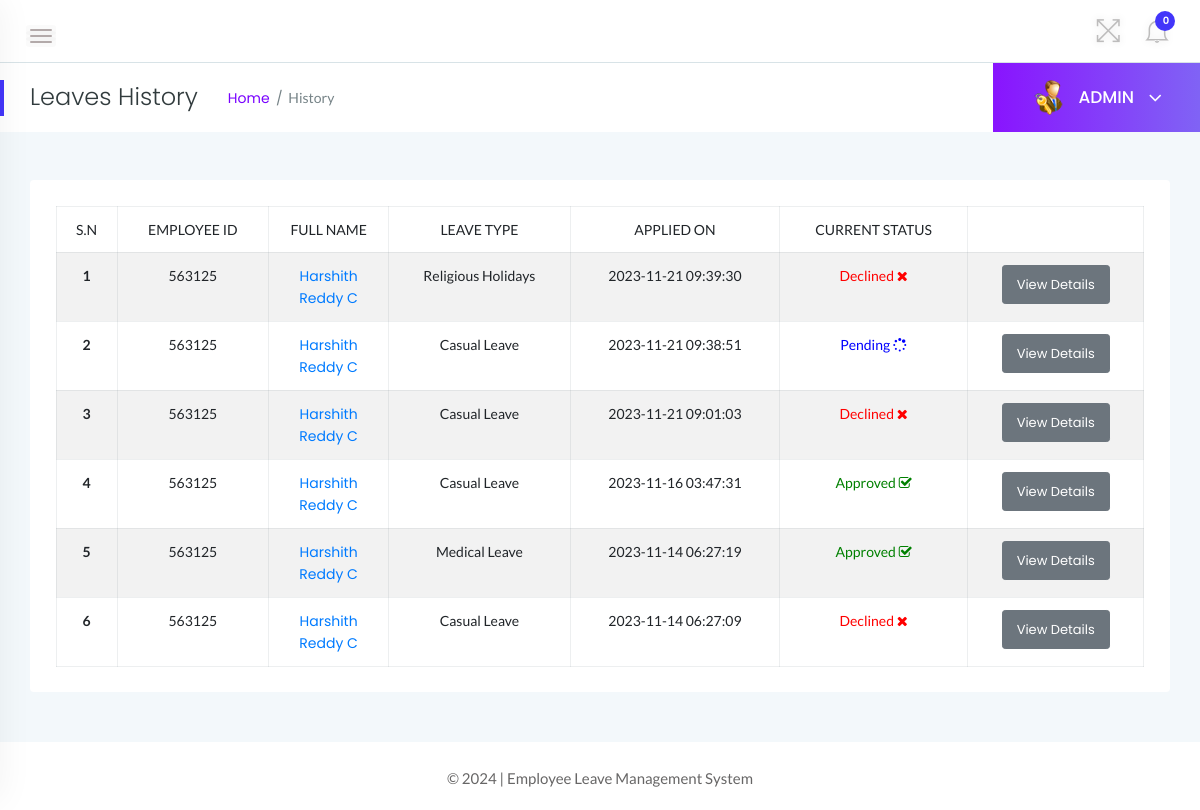
The page /admin/leave-history.php (signed in) on the database its author committed.
### tables this page shows
CREATE TABLE `tblleaves` (
  `id` int(11) NOT NULL,
  `LeaveType` varchar(110) NOT NULL,
  `ToDate` varchar(120) NOT NULL,
  `FromDate` varchar(120) NOT NULL,
  `Description` mediumtext NOT NULL,
  `PostingDate` timestamp NOT NULL DEFAULT current_timestamp(),
  `AdminRemark` mediumtext DEFAULT NULL,
  `AdminRemarkDate` varchar(120) DEFAULT NULL,
  `Status` int(1) NOT NULL,
  `IsRead` int(1) NOT NULL,
  `empid` int(11) DEFAULT NULL
);

CREATE TABLE `tblemployees` (
  `id` int(11) NOT NULL,
  `EmpId` varchar(100) NOT NULL,
  `FirstName` varchar(150) NOT NULL,
  `LastName` varchar(150) NOT NULL,
  `EmailId` varchar(200) NOT NULL,
  `Password` varchar(180) NOT NULL,
  `Gender` varchar(100) NOT NULL,
  `Dob` varchar(100) NOT NULL,
  `Department` varchar(255) NOT NULL,
  `Address` varchar(255) NOT NULL,
  `City` varchar(200) NOT NULL,
  `Country` varchar(150) NOT NULL,
  `Phonenumber` char(11) NOT NULL,
  `Status` int(1) NOT NULL,
  `RegDate` timestamp NOT NULL DEFAULT current_timestamp()
);

### admin/leave-history.php (the view, shortened to what this page needs)
<?php
    if(strlen($_SESSION['alogin'])==0){
        header('location:index.php');
    } else {
 ?>
<!doctype html>
<html class="no-js" lang="en">
<head>
    <link rel="stylesheet" href="../assets/css/bootstrap.min.css">
    <link rel="stylesheet" href="../assets/css/font-awesome.min.css">
    <link rel="stylesheet" href="../assets/css/themify-icons.css">
    <link rel="stylesheet" href="../assets/css/metisMenu.css">
    <link rel="stylesheet" href="../assets/css/owl.carousel.min.css">
    <link rel="stylesheet" href="../assets/css/slicknav.min.css">
    <link rel="stylesheet" href="https://www.amcharts.com/lib/3/plugins/export/export.css" type="text/css" media="all" />
    <link rel="stylesheet" type="text/css" href="https://cdn.datatables.net/1.10.19/css/jquery.dataTables.css">
    <link rel="stylesheet" type="text/css" href="https://cdn.datatables.net/1.10.18/css/dataTables.bootstrap4.min.css">
    <link rel="stylesheet" type="text/css" href="https://cdn.datatables.net/responsive/2.2.3/css/responsive.bootstrap.min.css">
    <link rel="stylesheet" type="text/css" href="https://cdn.datatables.net/responsive/2.2.3/css/responsive.jqueryui.min.css">
    <link rel="stylesheet" href="../assets/css/typography.css">
    <link rel="stylesheet" href="../assets/css/default-css.css">
    <link rel="stylesheet" href="../assets/css/styles.css">
    <link rel="stylesheet" href="../assets/css/responsive.css">
</head>
<body>
    <div class="page-container">
        <div class="main-content">
            <div class="header-area">
                <div class="row align-items-center">
                    <div class="col-md-6 col-sm-8 clearfix">
                        <div class="nav-btn pull-left">
                            <span></span>
                            <span></span>
                            <span></span>
                        </div>
                    </div>
                    <div class="col-md-6 col-sm-4 clearfix">
                        <ul class="notification-area pull-right">
                            <li id="full-view"><i class="ti-fullscreen"></i></li>
                            <?php include '../includes/admin-notification.php'?>
                        </ul>
                    </div>
                </div>
            </div>
            <div class="page-title-area">
                <div class="row align-items-center">
                    <div class="col-sm-6">
                        <div class="breadcrumbs-area clearfix">
                            <h4 class="page-title pull-left">Leaves History</h4>
                            <ul class="breadcrumbs pull-left">
                                <li><a href="dashboard.php">Home</a></li>
                                <li><span>History</span></li>
                            </ul>
                        </div>
                    </div>
                    <div class="col-sm-6 clearfix">
                        <div class="user-profile pull-right">
                            <img class="avatar user-thumb" src="../assets/images/admin.png" alt="avatar">
                            <h4 class="user-name dropdown-toggle" data-toggle="dropdown">ADMIN <i class="fa fa-angle-down"></i></h4>
                        </div>
                    </div>
                </div>
            </div>
            <div class="main-content-inner">
                <div class="row">
                                <div class="col-12 mt-5">
                                    <div class="card">
                                        <div class="card-body">
                                        <div class="single-table">
                                            <div class="table-responsive">
                                                <table class="table table-hover table-striped table-bordered progress-table text-center">
                                                <thead class="text-uppercase">
                                                <tr>
                                                        <td>S.N</td>
                                                        <td>Employee ID</td>
                                                        <td width="120">Full Name</td>
                                                        <td>Leave Type</td>
                                                        <td>Applied On</td>
                                                        <td>Current Status</td>
                                                        <td></td>
                                                    </tr>
                                                </thead>
                                                <tbody>
                                                <?php
                                                    $sql = "SELECT tblleaves.id as lid,tblemployees.FirstName,tblemployees.LastName,tblemployees.EmpId,tblemployees.id,tblleaves.LeaveType,tblleaves.PostingDate,tblleaves.Status from tblleaves join tblemployees on tblleaves.empid=tblemployees.id order by lid desc";
                                                    $query = $dbh -> prepare($sql);
                                                    $query->execute();
                                                    $results=$query->fetchAll(PDO::FETCH_OBJ);
                                                    $cnt=1;
                                                    if($query->rowCount() > 0){
                                                    foreach($results as $result)
                                                    {
                                                ?>
                                        <tr>
                                            <td> <b><?php echo htmlentities($cnt);?></b></td>
                                            <td><?php echo htmlentities($result->EmpId);?></td>
                                            <td><a href="update-employee.php?empid=<?php echo htmlentities($result->id);?>" target="_blank"><?php echo htmlentities($result->FirstName." ".$result->LastName);?></a></td>
                                            <td><?php echo htmlentities($result->LeaveType);?></td>
                                            <td><?php echo htmlentities($result->PostingDate);?></td>
                                            <td><?php $stats=$result->Status;
                                            if($stats==1){
                                             ?>
                                                 <span style="color: green">Approved <i class="fa fa-check-square-o"></i></span>
                                                 <?php } if($stats==2)  { ?>
                                                <span style="color: red">Declined <i class="fa fa-times"></i></span>
                                                 <?php } if($stats==0)  { ?>
                                            <span style="color: blue">Pending <i class="fa fa-spinner"></i></span>
                                            <?php } ?>
                                             </td>
                                            <td><a href="employeeLeave-details.php?leaveid=<?php echo htmlentities($result->lid);?>" class="btn btn-secondary btn-sm">View Details</a></td>
                                            </tr>
                                                <?php $cnt++;} }?>
                                            </tbody>
                                                </table>
                                            </div>
                                        </div>
                                        </div>
                                    </div>
                                </div>
                </div>
                </div>
            </div>
            <?php include '../includes/footer.php' ?>
        </div>
</body>
</html>
<?php } ?>

### assets/css/styles.css (style rules this page uses)
.page-container { width: 100%; height: 100%; min-height: 100vh; padding-left: 280px; -webkit-transition: padding-left 0.3s ease 0s; transition: padding-left 0.3s ease 0s; }
.sbar_collapsed.page-container { padding-left: 0; }
.card { border: none; border-radius: 4px; background-color: #fff; -webkit-transition: all 0.3s ease 0s; transition: all 0.3s ease 0s; }
.card-body { padding: 25.6px; padding: 1.6rem; }
.main-content { width: 100%; background: #f3f8fb; }
.main-content-inner { padding: 0 30px 50px; }
.header-area { padding: 15px 30px; background: #fff; border-bottom: 1px solid #d8e3e7; }
.nav-btn { margin: 10px 30px 0 0; cursor: pointer; }
.nav-btn span { display: block; width: 22px; height: 2px; background: #b3aaaa; margin: 4px 0; border-radius: 15px; -webkit-transition: all 0.3s ease 0s; transition: all 0.3s ease 0s; box-shadow: 0 0 0 4px rgba(99, 96, 96, 0.03); }
.nav-btn span:nth-child(2) { opacity: 0; }
.nav-btn span:first-child { -webkit-transform: rotate(45deg) translate(5px, 5px); transform: rotate(45deg) translate(5px, 5px); }
.nav-btn span:last-child { -webkit-transform: rotate(-45deg) translate(3px, -3px); transform: rotate(-45deg) translate(3px, -3px); }
.sbar_collapsed .nav-btn span { transform: none; opacity: 1; }
.notification-area { -webkit-user-select: none; -moz-user-select: none; -ms-user-select: none; user-select: none; position: relative; z-index: 1; }
.notification-area li { display: inline-block; margin-left: 20px; cursor: pointer; -webkit-user-select: none; -moz-user-select: none; -ms-user-select: none; user-select: none; }
.notification-area li > i { font-size: 26px; color: #bdbcbc; vertical-align: middle; text-shadow: 0 0 8px rgba(0, 0, 0, 0.12); -webkit-transition: color 0.3s ease 0s; transition: color 0.3s ease 0s; }
.notification-area li#full-view { display: inline-block; }
.page-title-area { padding: 0 30px; background: #fff; position: relative; }
.page-title-area:before { content: ""; position: absolute; left: 0; top: 50%; width: 4px; height: 36px; background: var(--primary-color); -webkit-transform: translateY(-50%); transform: translateY(-50%); }
.page-title { font-size: 24px; font-weight: 300; color: #313b3d; letter-spacing: 0; margin-right: 30px; }
ul.breadcrumbs { margin-top: 4px; }
.breadcrumbs li { display: inline-block; }
.breadcrumbs li a, .breadcrumbs li span { display: block; font-size: 14px; font-weight: 400; color: #7801ff; letter-spacing: 0; margin-right: 16px; position: relative; }
.breadcrumbs li a:before { content: "/"; color: #768387; position: absolute; right: -13px; top: 0; }
.breadcrumbs li span { margin-right: 0; color: #768387; text-transform: capitalize; }
.user-profile { margin-right: -30px; display: -webkit-box; display: -ms-flexbox; display: flex; -webkit-box-align: center; -ms-flex-align: center; align-items: center; -ms-flex-wrap: wrap; flex-wrap: wrap; background: -webkit-linear-gradient(left, #8914fe 0%, #8063f5 100%); background: linear-gradient(to right, #8914fe 0%, #8063f5 100%); padding: 17px 38px; position: relative; }
.user-profile img.avatar { height: 35px; width: 35px; border-radius: 50%; margin-right: 12px; }
.user-name { font-size: 17px; font-weight: 500; color: #fff; letter-spacing: 0; cursor: pointer; -webkit-user-select: none; -moz-user-select: none; -ms-user-select: none; user-select: none; }
.user-name i { margin-left: 10px; font-size: 21px; vertical-align: middle; position: relative; }
.notification-area .dropdown-toggle, .user-name.dropdown-toggle { position: relative; }
.notification-area .dropdown-toggle:after, .user-name.dropdown-toggle:after { display: none; }
.btn { padding: 11px 17px; font-size: 13px; letter-spacing: 0; }
.btn-sm { padding: 9px 14px; }
.single-table .table { margin-bottom: 0; }
table tr th, table tr td { border-top: 1px solid rgba(120, 130, 140, 0.13) !important; }
.table-bordered td, .table-bordered th { border: 1px solid rgba(120, 130, 140, 0.13) !important; }

### rows shown on the page
tblleaves: tblemployees.EmpId "563125", tblemployees.FirstName+LastName "Harshith Reddy C", LeaveType "Religious Holidays", PostingDate "2023-11-21 09:39:30", Status "Declined"
tblleaves: tblemployees.EmpId "563125", tblemployees.FirstName+LastName "Harshith Reddy C", LeaveType "Casual Leave", PostingDate "2023-11-21 09:38:51", Status "Pending"
tblleaves: tblemployees.EmpId "563125", tblemployees.FirstName+LastName "Harshith Reddy C", LeaveType "Casual Leave", PostingDate "2023-11-21 09:01:03", Status "Declined"
tblleaves: tblemployees.EmpId "563125", tblemployees.FirstName+LastName "Harshith Reddy C", LeaveType "Casual Leave", PostingDate "2023-11-16 03:47:31", Status "Approved"
tblleaves: tblemployees.EmpId "563125", tblemployees.FirstName+LastName "Harshith Reddy C", LeaveType "Medical Leave", PostingDate "2023-11-14 06:27:19", Status "Approved"
tblleaves: tblemployees.EmpId "563125", tblemployees.FirstName+LastName "Harshith Reddy C", LeaveType "Casual Leave", PostingDate "2023-11-14 06:27:09", Status "Declined"

### other values the page prints
$unreadcount "0"
